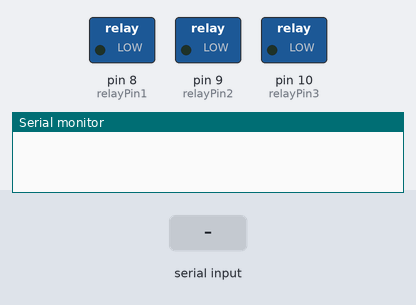
A sketch run on a simulated Arduino Uno, built with avr-gcc and run on an emulated ATmega328P. Shown: switched loads named in the sketch (green lamp = pin HIGH), the last lines printed to the serial monitor. The test bench sets the inputs (shaded band).

Above: at 1.2 s.
1.3 s: "SOIL1:\n" received over Serial
At 1.7 s:
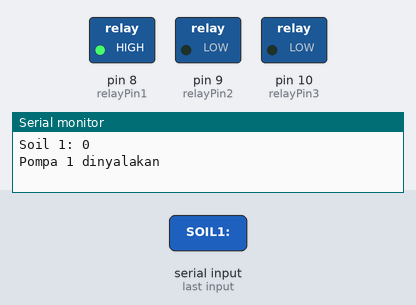
2.8 s: "SOIL2:\n" received over Serial
At 4.0 s:
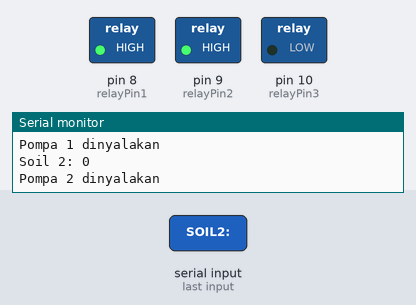
4.3 s: "SOIL1:90\n" received over Serial
At 5.1 s:
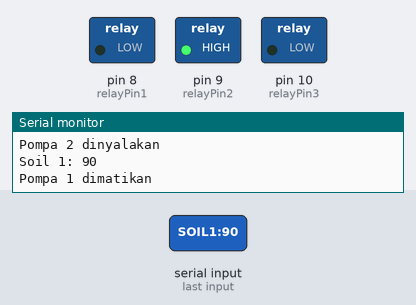
5.8 s: "SOIL3:\n" received over Serial
At 6.3 s:
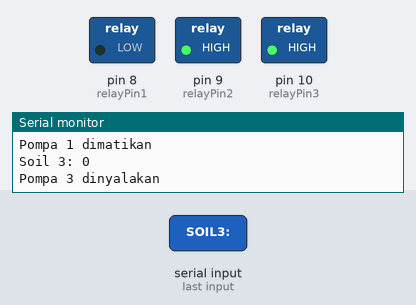
7.3 s: "SOIL2:90\n" received over Serial
At 8.5 s:
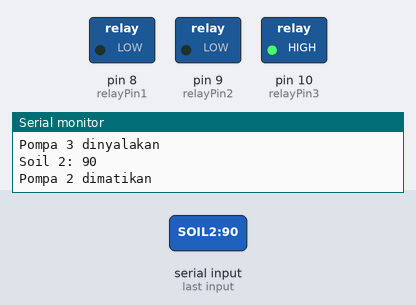
8.8 s: "SOIL1:,45\n" received over Serial
At 9.8 s:
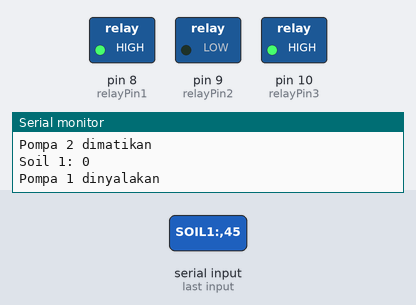
Timing chart, 0 to 11.3 s (numbered marks = the images above; inputs shaded):
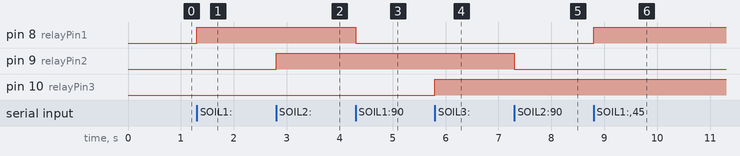

The sketch:

arduino.ino
```cpp
const int relayPin1 = 8; // Pin untuk relay 1
const int relayPin2 = 9; // Pin untuk relay 2
const int relayPin3 = 10; // Pin untuk relay 3

void setup() {
  Serial.begin(115200); // Komunikasi serial dengan ESP32
  pinMode(relayPin1, OUTPUT);
  pinMode(relayPin2, OUTPUT);
  pinMode(relayPin3, OUTPUT);
  digitalWrite(relayPin1, LOW); // Memastikan relay mati pada awalnya
  digitalWrite(relayPin2, LOW); // Memastikan relay mati pada awalnya
  digitalWrite(relayPin3, LOW); // Memastikan relay mati pada awalnya
}

void loop() {
  if (Serial.available() > 0) { // Jika data tersedia dari ESP32
    String data = Serial.readStringUntil('\n'); // Baca data sampai baris baru

    if (data.startsWith("SOIL1:")) {
      int percentageHumidity1 = data.substring(6).toInt(); // Ambil nilai kelembaban
      Serial.print("Soil 1: ");
      Serial.println(percentageHumidity1);

      // Logika untuk mengontrol relay 1
      if (percentageHumidity1 < 50) { // Jika kelembaban di bawah 50%
        digitalWrite(relayPin1, HIGH); // Nyalakan relay 1 (pompa 1 aktif)
        Serial.println("Pompa 1 dinyalakan");
      } else {
        digitalWrite(relayPin1, LOW); // Matikan relay 1 (pompa 1 mati)
        Serial.println("Pompa 1 dimatikan");
      }
    }

    if (data.startsWith("SOIL2:")) {
      int percentageHumidity2 = data.substring(6).toInt(); // Ambil nilai kelembaban
      Serial.print("Soil 2: ");
      Serial.println(percentageHumidity2);

      // Logika untuk mengontrol relay 2
      if (percentageHumidity2 < 50) { // Jika kelembaban di bawah 50%
        digitalWrite(relayPin2, HIGH); // Nyalakan relay 2 (pompa 2 aktif)
        Serial.println("Pompa 2 dinyalakan");
      } else {
        digitalWrite(relayPin2, LOW); // Matikan relay 2 (pompa 2 mati)
        Serial.println("Pompa 2 dimatikan");
      }
    }

    if (data.startsWith("SOIL3:")) {
      int percentageHumidity3 = data.substring(6).toInt(); // Ambil nilai kelembaban
      Serial.print("Soil 3: ");
      Serial.println(percentageHumidity3);

      // Logika untuk mengontrol relay 3
      if (percentageHumidity3 < 50) { // Jika kelembaban di bawah 30%
        digitalWrite(relayPin3, HIGH); // Nyalakan relay 3 (pompa 3 aktif)
        Serial.println("Pompa 3 dinyalakan");
      } else {
        digitalWrite(relayPin3, LOW); // Matikan relay 3 (pompa 3 mati)
        Serial.println("Pompa 3 dimatikan");
      }
    }
  }
}
```

Measured:
- after the input at 1.3 s, pin 8 (relayPin1): LOW → HIGH at once
- after the input at 2.8 s, pin 9 (relayPin2): LOW → HIGH at once
- after the input at 4.3 s, pin 8 (relayPin1): HIGH → LOW at once
- after the input at 5.8 s, pin 10 (relayPin3): LOW → HIGH at once
- after the input at 7.3 s, pin 9 (relayPin2): HIGH → LOW at once
- after the input at 8.8 s, pin 8 (relayPin1): LOW → HIGH at once
